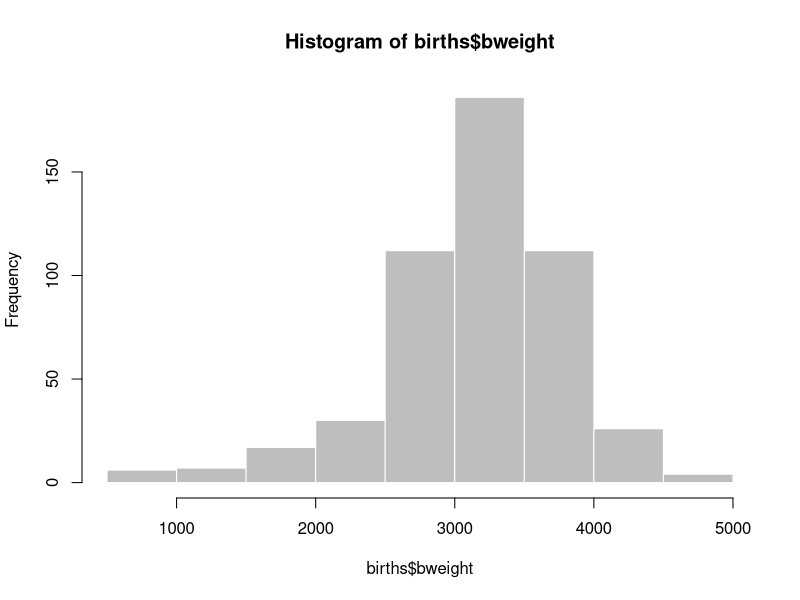
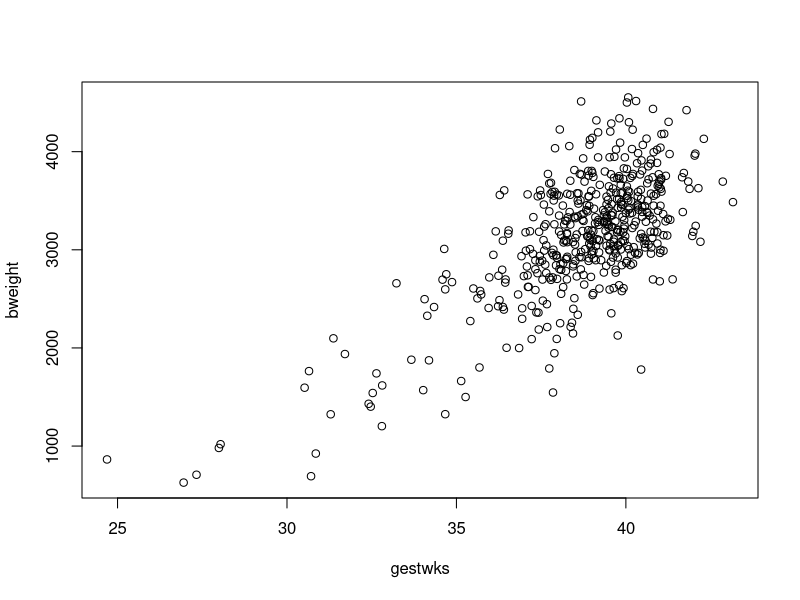
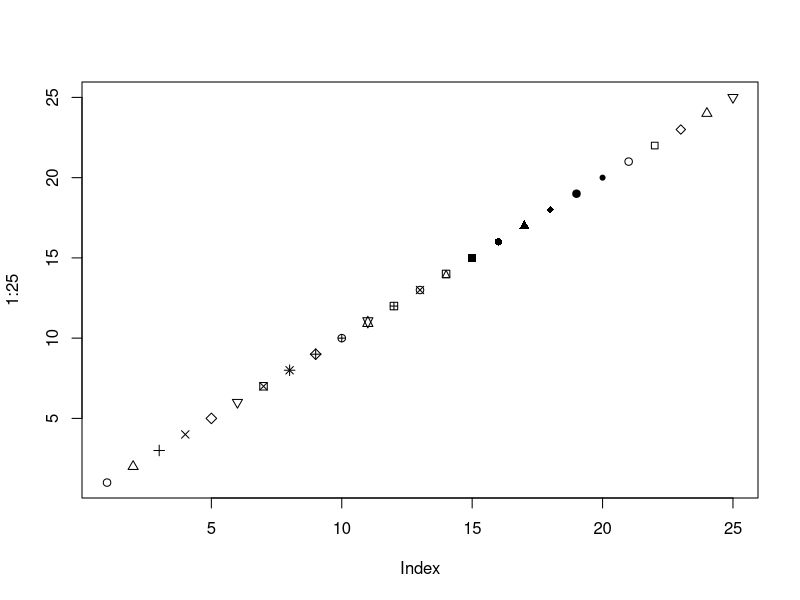
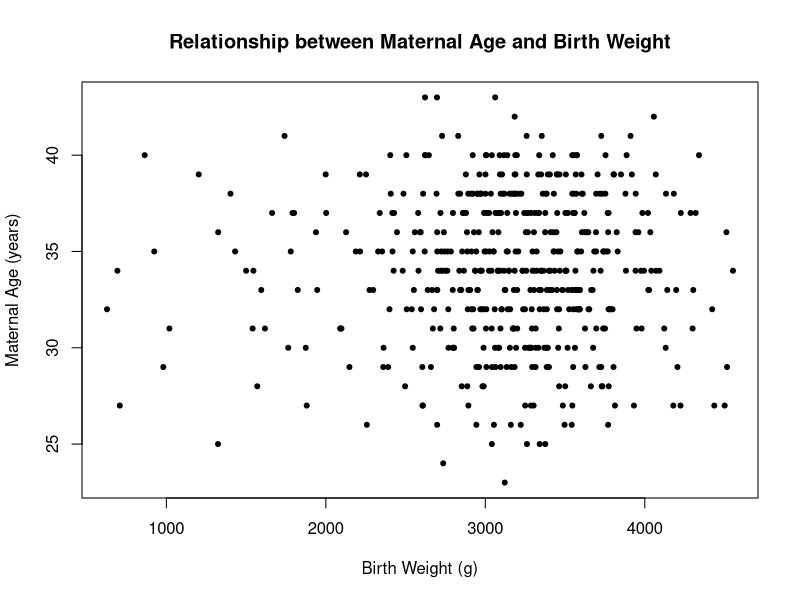
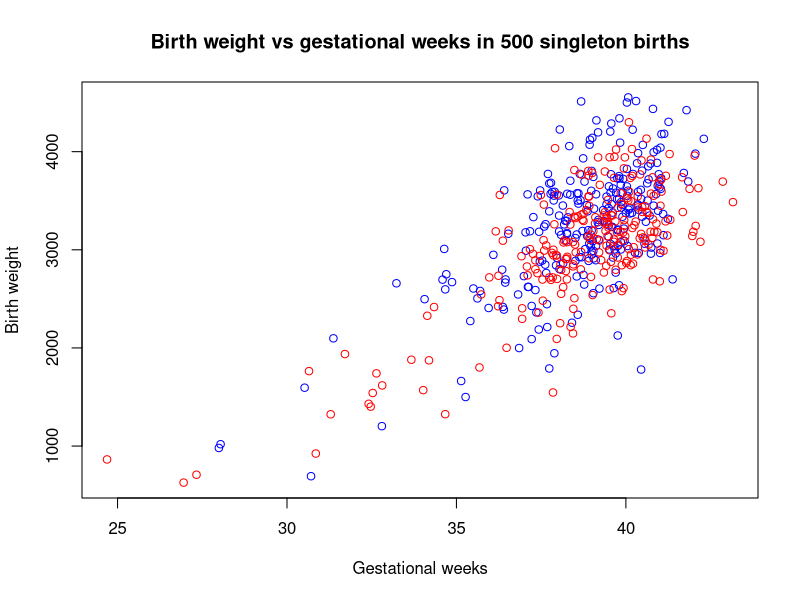
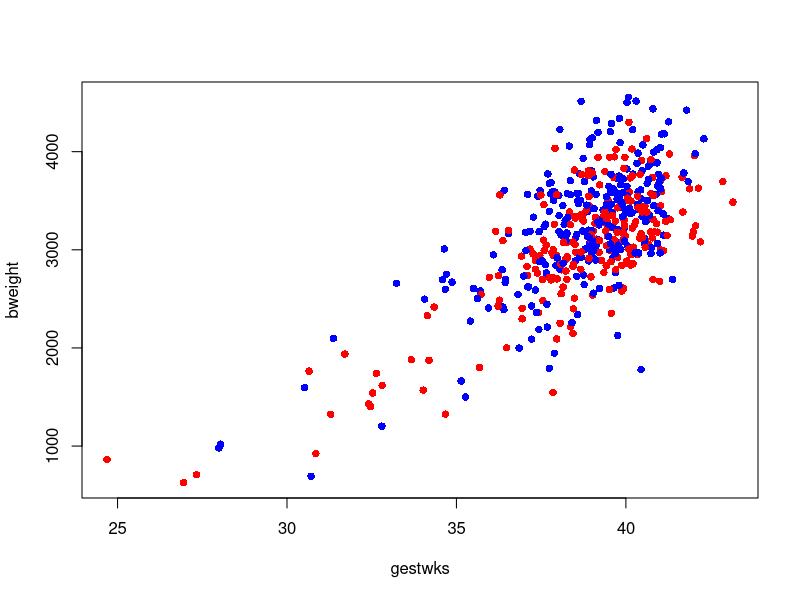
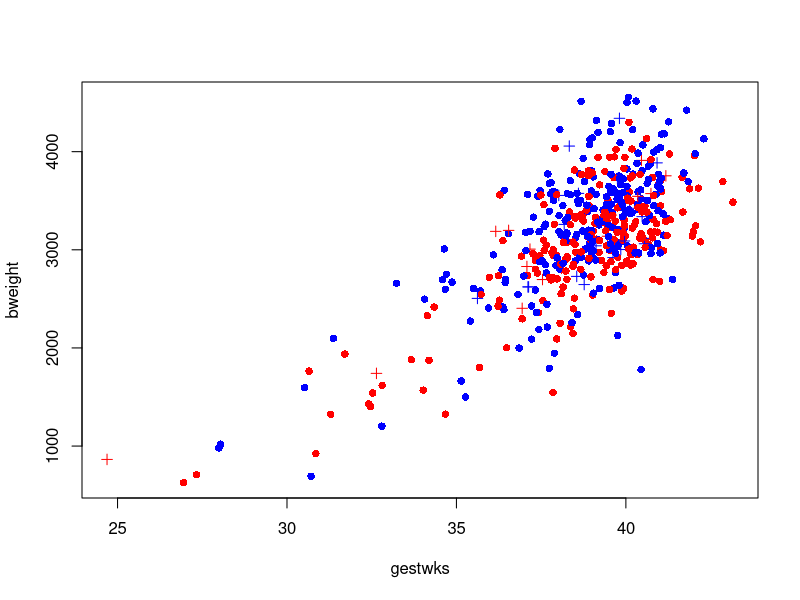
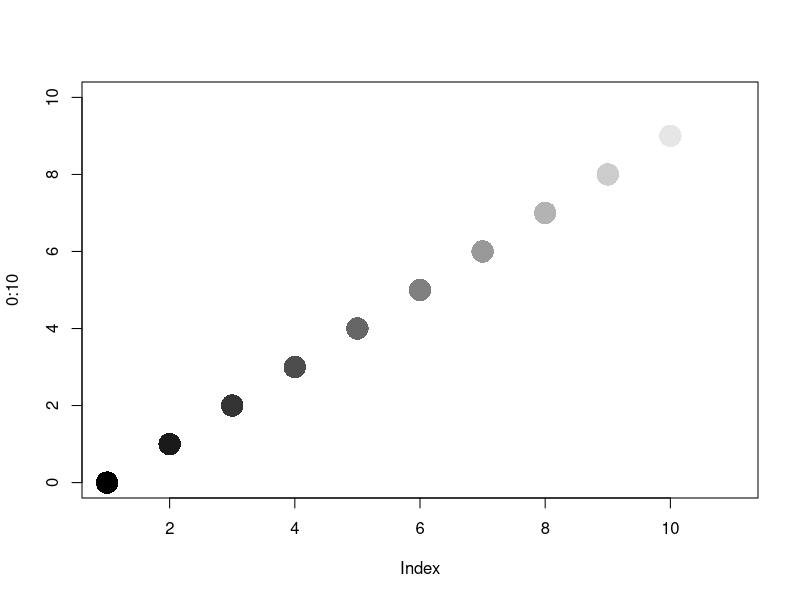

Source code (R) for these figures, in order:
## Ex. 1.5 Graphics in R 

## Clean my environment
rm(list = ls())

## load packages
library(Epi)

## import data
data(births)
str(births)

## Simple Plot on the screen 
# histograms
hist(births$bweight, col = "gray", border = "white")
help("hist")
# scatter plot 
with(births, plot(gestwks, bweight))
plot(1:25, pch = 1:25) # symbols that can be used
with(births, plot(bweight,matage, xlab = "Birth Weight (g)", ylab = "Maternal Age (years)", 
                  main = "Relationship between Maternal Age and Birth Weight", pch = 20))

## Adding to a plot 
# start with an empty plot
with(births, plot(gestwks,bweight,type = "n", xlab = "Gestational weeks", 
                  ylab = "Birth weight"))
# add points 
with(births, points(gestwks[sex == 1],bweight[sex == 1], col = "blue"))
with(births, points(gestwks[sex == 2],bweight[sex == 2], col = "red"))
title("Birth weight vs gestational weeks in 500 singleton births")

## Using Indexing for plot elements 
c("blue","red")
births$sex
c("blue","red")[births$sex]
with(births, plot(gestwks, bweight, pch = 16, col = c("blue","red")[sex]))

births$oldmum <- (births$matage >= 40) + 1 # adding 1 to get a numeric var
with(births, plot(gestwks, bweight, pch = c(16,3)[oldmum], col = c("blue","red")[sex]))

## Generating colors 
rainbow(4)
gray(0) 
# note gray only accepts numbers between 0 and 1
# cex is used to modify the size of the symbols
plot(0:10, pch = 16, cex = 3, col = gray(0:10/10)) 

## saving plots 
pdf(file = "bweight_gwks.pdf", height = 4, width = 4)
with(births, plot(gestwks, bweight, pch = 16, col = c("blue","red")[sex]))
legend("topleft", pch = 1, legend = c("Boys","Girls"), col = c("Blue","Red"))
dev.off()

## The par command 
help(par)
par(mfrow = c(1,1))
hist(births$bweight, col = "gray", border = "white")
with(births, plot(gestwks, bweight))

## Locator
with(births, plot(gestwks, bweight))
locator(1)
